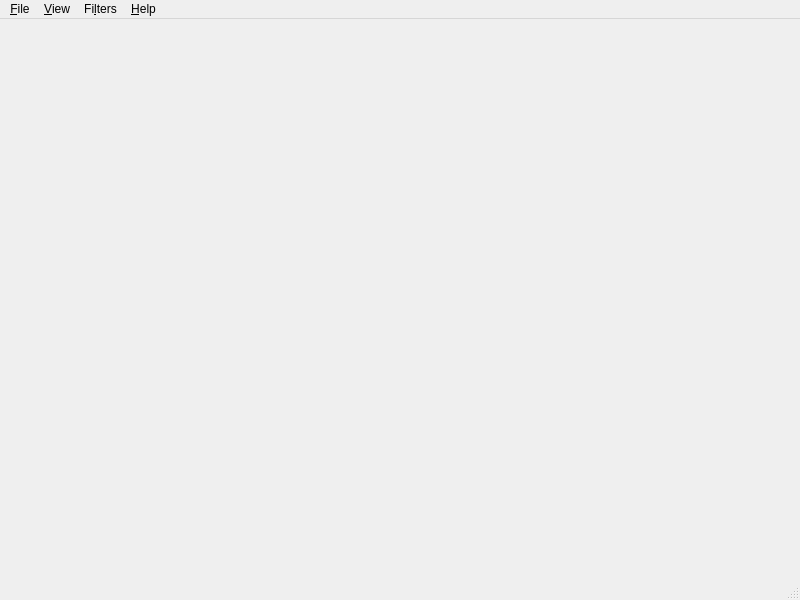
<?xml version="1.0" encoding="UTF-8"?>
<ui version="4.0">
 <class>MainWindow</class>
 <widget class="QMainWindow" name="MainWindow">
  <property name="geometry">
   <rect>
    <x>0</x>
    <y>0</y>
    <width>800</width>
    <height>600</height>
   </rect>
  </property>
  <property name="windowTitle">
   <string>MainWindow</string>
  </property>
  <widget class="QWidget" name="centralwidget"/>
  <widget class="QMenuBar" name="menubar">
   <property name="geometry">
    <rect>
     <x>0</x>
     <y>0</y>
     <width>800</width>
     <height>25</height>
    </rect>
   </property>
   <widget class="QMenu" name="menu_File">
    <property name="title">
     <string>&amp;File</string>
    </property>
    <addaction name="openAct"/>
    <addaction name="separator"/>
    <addaction name="exitAct"/>
   </widget>
   <widget class="QMenu" name="menu_View">
    <property name="title">
     <string>&amp;View</string>
    </property>
    <addaction name="zoomInAct"/>
    <addaction name="zoomOutAct"/>
    <addaction name="normalSizeAct"/>
    <addaction name="separator"/>
    <addaction name="fitToWindowAct"/>
   </widget>
   <widget class="QMenu" name="menuFi_lters">
    <property name="title">
     <string>Fi&amp;lters</string>
    </property>
    <addaction name="greyscaleAct"/>
    <addaction name="negativeAct"/>
    <addaction name="gradientAct"/>
    <addaction name="separator"/>
    <addaction name="hMirrorAct"/>
    <addaction name="vMirrorAct"/>
   </widget>
   <widget class="QMenu" name="menu_Help">
    <property name="title">
     <string>&amp;Help</string>
    </property>
    <addaction name="aboutAct"/>
    <addaction name="aboutQtAct"/>
   </widget>
   <addaction name="menu_File"/>
   <addaction name="menu_View"/>
   <addaction name="menuFi_lters"/>
   <addaction name="menu_Help"/>
  </widget>
  <widget class="QStatusBar" name="statusbar"/>
  <action name="openAct">
   <property name="text">
    <string>&amp;Open</string>
   </property>
   <property name="shortcut">
    <string>Ctrl+O</string>
   </property>
  </action>
  <action name="exitAct">
   <property name="text">
    <string>E&amp;xit</string>
   </property>
   <property name="shortcut">
    <string>Ctrl+X</string>
   </property>
  </action>
  <action name="zoomInAct">
   <property name="text">
    <string>Zoom &amp;In (25%)</string>
   </property>
   <property name="shortcut">
    <string>Ctrl++</string>
   </property>
  </action>
  <action name="zoomOutAct">
   <property name="text">
    <string>Zoom &amp;Out (25%)</string>
   </property>
   <property name="shortcut">
    <string>Ctrl+-</string>
   </property>
  </action>
  <action name="normalSizeAct">
   <property name="text">
    <string>&amp;Normal size</string>
   </property>
   <property name="shortcut">
    <string>Ctrl+S</string>
   </property>
  </action>
  <action name="fitToWindowAct">
   <property name="text">
    <string>&amp;Fit to window</string>
   </property>
   <property name="shortcut">
    <string>Ctrl+F</string>
   </property>
  </action>
  <action name="greyscaleAct">
   <property name="text">
    <string>&amp;Greyscale</string>
   </property>
  </action>
  <action name="negativeAct">
   <property name="text">
    <string>&amp;Negative</string>
   </property>
  </action>
  <action name="gradientAct">
   <property name="text">
    <string>G&amp;radient</string>
   </property>
  </action>
  <action name="hMirrorAct">
   <property name="text">
    <string>Mirror &amp;horizontally</string>
   </property>
  </action>
  <action name="vMirrorAct">
   <property name="text">
    <string>Mirror &amp;vertically</string>
   </property>
  </action>
  <action name="aboutAct">
   <property name="text">
    <string>&amp;About</string>
   </property>
  </action>
  <action name="aboutQtAct">
   <property name="text">
    <string>About &amp;Qt</string>
   </property>
  </action>
 </widget>
 <resources/>
 <connections/>
</ui>
